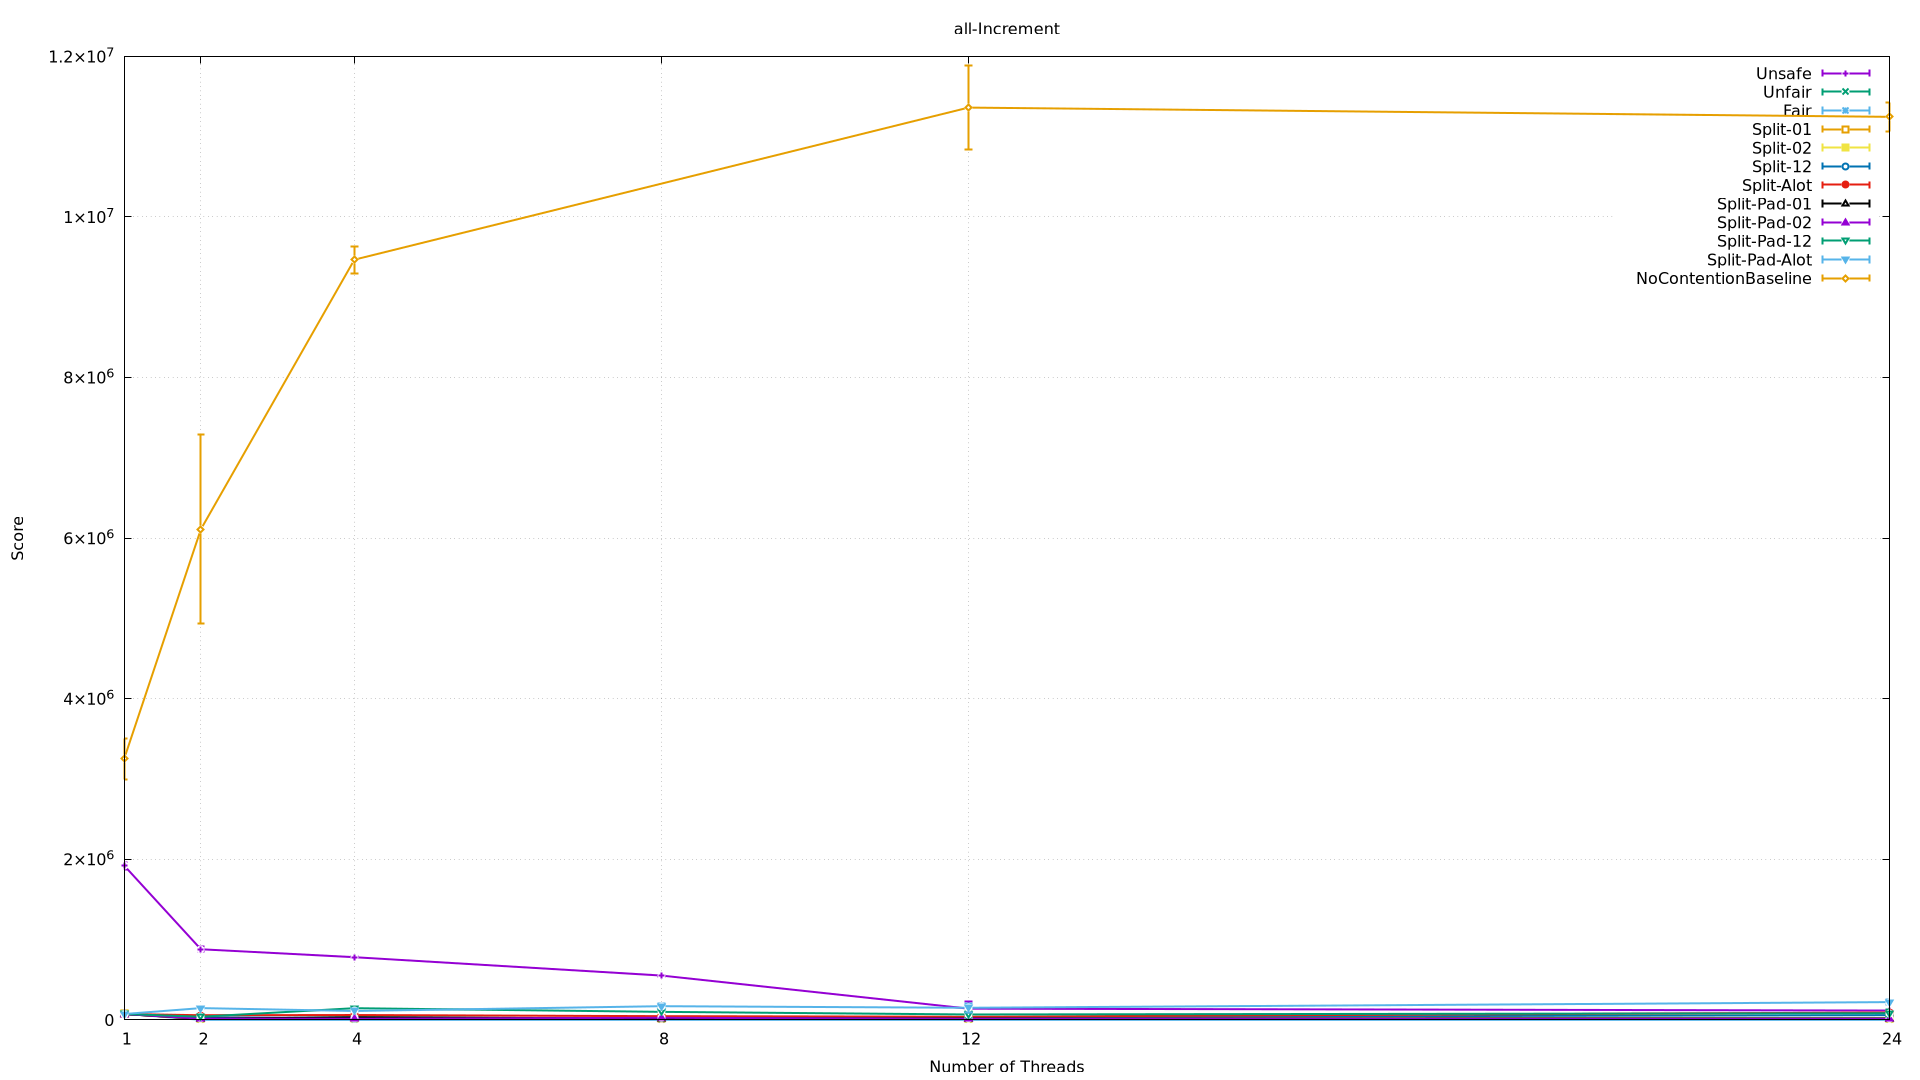

This figure's gnuplot source:
set terminal pngcairo size 1920,1080
set output 'all-Increment.png'
set title 'all-Increment'
set xlabel 'Number of Threads'
set xtics (1, 2, 4, 8, 12, 24)
set ylabel 'Score'
set yrange [0:*]
set grid
plot 'all-Increment.dat' index 0 title 'Unsafe' with yerrorlines linewidth 2, \
     'all-Increment.dat' index 1 title 'Unfair' with yerrorlines linewidth 2, \
     'all-Increment.dat' index 2 title 'Fair' with yerrorlines linewidth 2, \
     'all-Increment.dat' index 3 title 'Split-01' with yerrorlines linewidth 2, \
     'all-Increment.dat' index 4 title 'Split-02' with yerrorlines linewidth 2, \
     'all-Increment.dat' index 5 title 'Split-12' with yerrorlines linewidth 2, \
     'all-Increment.dat' index 6 title 'Split-Alot' with yerrorlines linewidth 2, \
     'all-Increment.dat' index 7 title 'Split-Pad-01' with yerrorlines linewidth 2, \
     'all-Increment.dat' index 8 title 'Split-Pad-02' with yerrorlines linewidth 2, \
     'all-Increment.dat' index 9 title 'Split-Pad-12' with yerrorlines linewidth 2, \
     'all-Increment.dat' index 10 title 'Split-Pad-Alot' with yerrorlines linewidth 2, \
     'all-Increment.dat' index 11 title 'NoContentionBaseline' with yerrorlines linewidth 2
